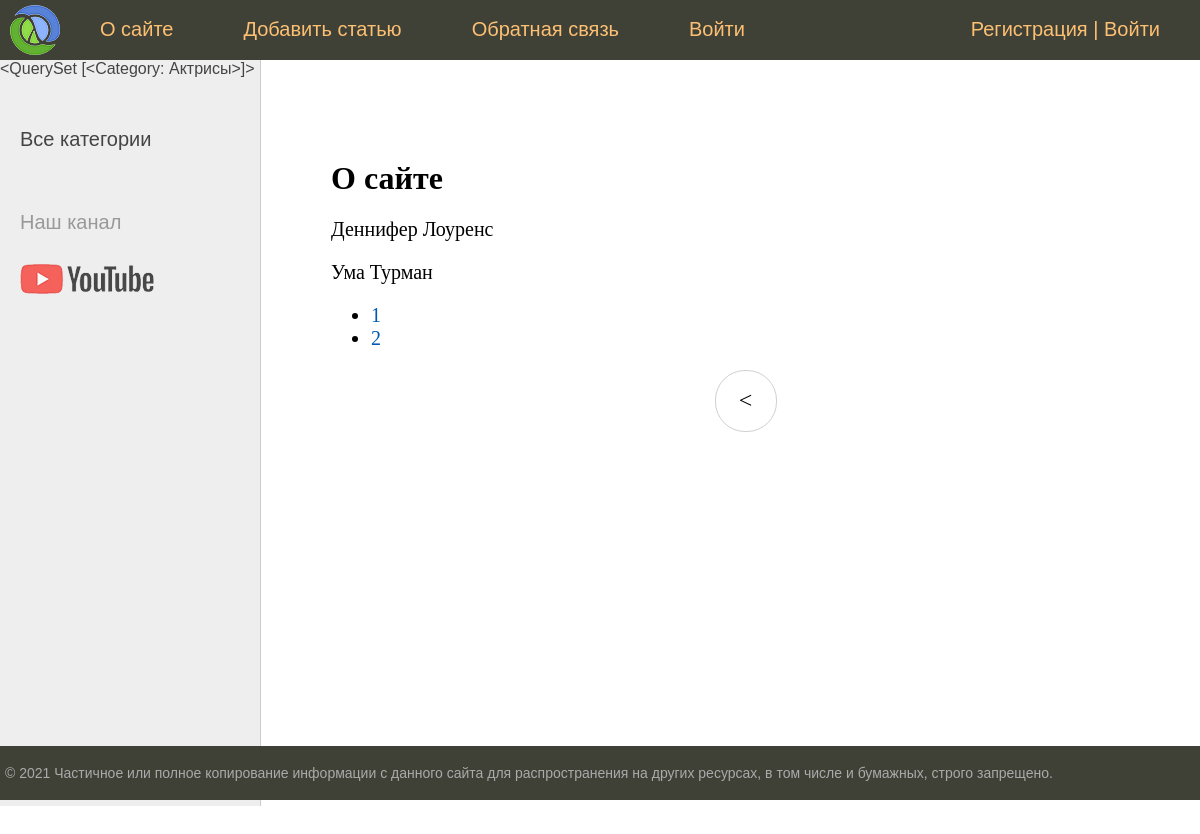
Page /about/?page=2 on the earlier database version.
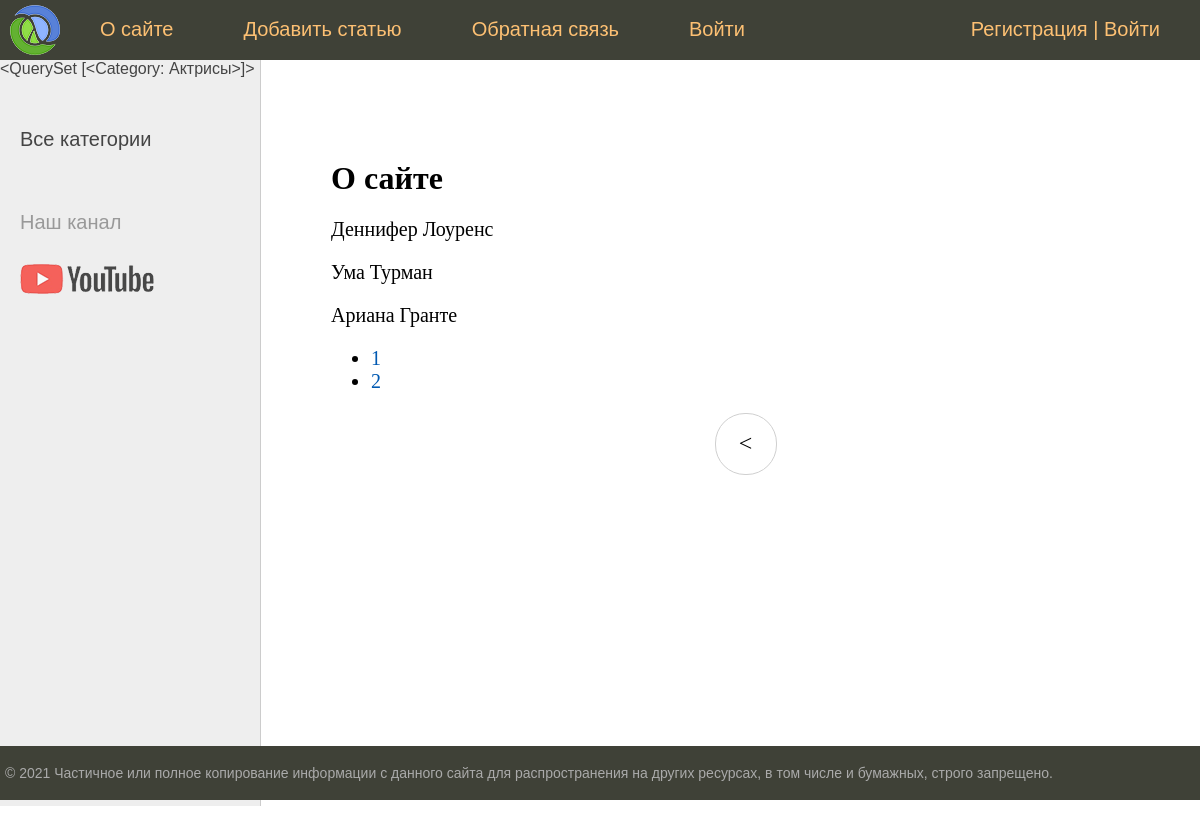
Same page on the later database version.
### women/models.py (models this page shows, shortened)
class Women(models.Model):
    title = models.CharField(max_length=255, verbose_name='Заголовок')
    slug = models.SlugField(max_length=255, unique=True, db_index=True, verbose_name="URL")
    content = models.TextField(blank=True, verbose_name='Текс статьи')
    photo = models.ImageField(upload_to="photos/%Y/%m/%d/", verbose_name="Фото")
    time_create = models.DateTimeField(auto_now_add=True, verbose_name="Время создания")
    time_update = models.DateTimeField(auto_now=True, verbose_name="Время изменения")
    is_published = models.BooleanField(default=True, verbose_name="Публикация")
    cat = models.ForeignKey('Category', on_delete=models.PROTECT, verbose_name="Категория")
    def __str__(self):
        return self.title
    class Meta:
        verbose_name = "Известные женщины"
        verbose_name_plural = "Известные женщины"
        ordering = ['time_create', 'title']

### women/views.py (the view)
# urls.py: path('about/', about, name='about'),
def about(request):
    contact_list = Women.objects.all()
    paginator = Paginator(contact_list, 3)
    page_number = request.GET.get('page')
    page_obj = paginator.get_page(page_number)
    return render(request, 'women/about.html', {'page_obj': page_obj, 'menu': menu, 'title': 'О сайте'})

### women/models.py (called while the page is built)
    def __str__(self):
        return self.name

### women/templatetags/women_tags.py (called while the page is built)
@register.simple_tag(name='getcats')
def get_categories(filter=None):
    if not filter:
        return Category.objects.all()
    else:
        return Category.objects.filter(pk=filter)

### women/templates/women/about.html
{% extends 'women/base.html' %}
{% block content %}
<h1>{{title}}</h1>
    {% for contact in page_obj %}
        <p>{{ contact }}</p>
    {% endfor %}
    <nav>
    <ul>
        {% for p in page_obj.paginator.page_range %}
        <li>
            <a href="?page={{ p }}">{{ p }}</a>
        </li>
        {% endfor %}
    </ul>
    </nav>
{% endblock %}

### women/templates/women/base.html (shortened to what this page needs)
{% load static %}
{% load women_tags %}
<!DOCTYPE html>
<html>
<head>
    <link type="text/css" href="{% static 'women/css/styles.css' %}" rel="stylesheet"/>
</head>
<body>
<table class="table-page" border=0 cellpadding="0" cellspacing="0">
    <tr>
        <td valign=top>
            {% block mainmenu %}
                <div class="header">
                    <ul id="mainmenu" class="mainmenu">
                        <li class="logo"><a href="{% url 'home' %}">
                            <div class="logo"></div>
                        </a></li>
                        {% for m in menu %}
                            <li><a href="{% url m.url_name %}">{{ m.title }}</a></li>
                        {% endfor %}
                        {% if request.user.is_authenticated %}
                            <li class="last"> {{ user.username }} | <a href="{% url 'logout' %}"> Выйти </a></li>
                        {% else %}
                            <li class="last"><a href="{% url 'register' %}">Регистрация </a> | <a
                                    href="{% url 'login' %}">Войти</a></li>
                        {% endif %}
                    </ul>
                </div>
            {% endblock mainmenu %}
            <table class="table-content" border=0 cellpadding="0" cellspacing="0">
                <tr>
                    <td valign="top" class="left-chapters">
                        {% getcats filter=1 %}
                        <ul id="leftchapters">
                            {% if cat_selected == 0 %}
                                <li class="selected">Все категории</li>
                            {% else %}
                                <li><a href="{% url 'home' %}"> Все категории </a></li>
                            {% endif %}
                            <li class="share">
                                <p>Наш канал</p>
                                <a class="share-yt"
                                   href="https://www.youtube.com/channel/UClJzWfGWuGJL2t-3dYKcHTA/playlists"
                                   target="_blank" rel="nofollow"></a>
                            </li>
                        </ul>
                    </td>
                    <td valign="top" class="content">
                        <div class="content-text">
                            {% block content %}
                            {% endblock %}
                            {% if page_obj.has_other_pages %}
                                <nav class="list-pages">
                                    <ul>
                                        {% if page_obj.has_previous %}
                                            <li class="page-num">
                                                <a href="?page={{ page_obj.previous_page_number }}">&lt;</a>
                                            </li>
                                        {% endif %}
                                    </ul>
                                </nav>
                            {% endif %}
                        </div>
                    </td>
                </tr>
            </table>
        </td>
    </tr>
    <tr>
        <td valign=top>
            <div id="footer">
                <p>&copy; 2021 Частичное или полное копирование информации с данного сайта для распространения на других
                    ресурсах, в том числе и бумажных, строго запрещено.</p>
            </div>
        </td>
    </tr>
</table>
</body>
</html>

Differences in the rows shown:
added Women: title "Ариана Гранте"
